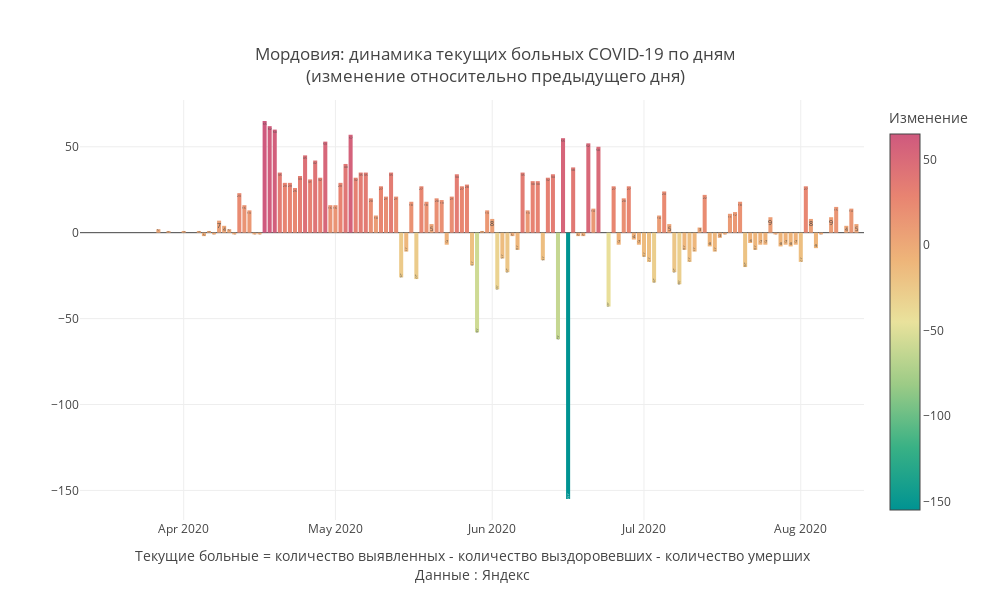

The notebook cell this image was saved under:
### Code cell
mask = X.Region ==my_region
#mask = (X.Date>'2020-05-01')&(X.Region==my_region)
Y = X[mask]

#Y['base'] = Y['Change_dayconf']*Y['Change_dayconf'].apply(lambda d:0 if d>0 else 1)
Y['Date']= pd.to_datetime(Y.Date)
fig = go.Figure()
fig.add_trace(
              go.Bar(x = Y.Date,y=Y.Change_remill,text = Y['Change_remill'],textposition = 'inside',
                
                #marker_color=Y['Change_remill'].apply(lambda d:'crimson' if d>0 else 'green'),
                marker_color = Y['Change_remill'],marker_colorscale = 'Temps',marker_colorbar ={'tickmode':'auto',
                                    'title':{'text':'Изменение','side':'top'}})     
                )
fig.update_layout(
    annotations=[
#         dict(
#             x='2020-04-13',
#             y=10594,
#             xref="x",
#             yref="y",
#             text="Введение<br>пропускной<br>системы в Москве",
#             showarrow=True,
#             arrowhead=2,
#             ax=0,
#             ay=-60),
#         dict(
#             x='2020-06-09',
#             y=-3877,
#             xref="x",
#             yref="y",
#             text="Отмена<br>пропускной<br>системы в Москве",
#             showarrow=True,
#             arrowhead=2,
#             ax=-20,
#             ay=40),
#         dict(
#             x='2020-05-20',
#             y=-2816,
#             xref="x",
#             yref="y",
#             text="20 мая",
#             showarrow=True,
#             arrowhead=2,
#             ax=-20,
#             ay=40),
        
        dict(x=0.5,y=-0.15,
            showarrow=False,
            text="",
            xref="paper",
            yref="paper")],
                  title=f'{my_region}: динамика текущих больных COVID-19 по дням<br>(изменение относительно предыдущего дня)',
                  title_x = 0.5,
                  title_y= 0.9,
                  title_xanchor = "center",
                  title_yanchor = "bottom", 
                  legend_x = 0.05,legend_y = 0.98,
                  width = 990, height = 600,template = 'gridon',
    
    
                  xaxis_title='Текущие больные = количество выявленных - количество выздоровевших - количество умерших'+
                               '<br>Данные : Яндекс',
    yaxis_title = ' '
)

fig.show()

### Figure 1 — Plotly figure (JSON) as saved in the notebook; plotly's stock layout.template omitted (floating-point values rounded to 4 significant figures; data arrays with more than 128 entries replaced by an {"elided": "..."} marker saying what was removed)
{"data": [{"marker": {"color": {"elided": "155 int values"}, "colorbar": {"tickmode": "auto", "title": {"side": "top", "text": "Изменение"}}, "colorscale": [[0, "rgb(0, 147, 146)"], [0.1667, "rgb(57, 177, 133)"], [0.3333, "rgb(156, 203, 134)"], [0.5, "rgb(233, 226, 156)"], [0.6667, "rgb(238, 180, 121)"], [0.8333, "rgb(232, 132, 113)"], [1, "rgb(207, 89, 126)"]]}, "text": {"elided": "155 int values"}, "textposition": "inside", "type": "bar", "x": {"elided": "155 str values"}, "y": {"elided": "155 int values"}}], "layout": {"annotations": [{"showarrow": false, "text": "", "x": 0.5, "xref": "paper", "y": -0.15, "yref": "paper"}], "height": 600, "legend": {"x": 0.05, "y": 0.98}, "title": {"text": "Мордовия: динамика текущих больных COVID-19 по дням<br>(изменение относительно предыдущего дня)", "x": 0.5, "xanchor": "center", "y": 0.9, "yanchor": "bottom"}, "width": 990, "xaxis": {"title": {"text": "Текущие больные = количество выявленных - количество выздоровевших - количество умерших<br>Данные : Яндекс"}}, "yaxis": {"title": {"text": " "}}}}
